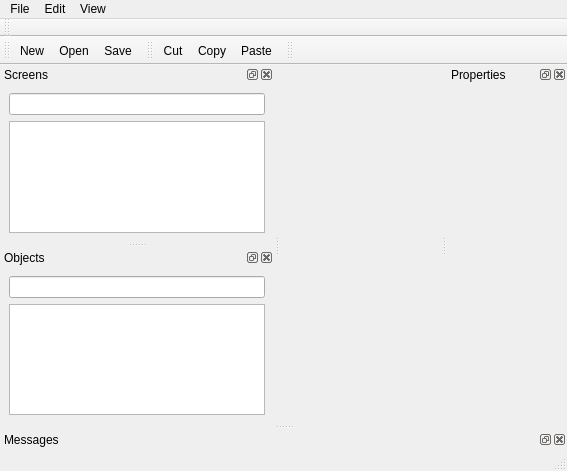
<?xml version="1.0" encoding="UTF-8"?>
<ui version="4.0">
 <class>yggdrasil_editor</class>
 <widget class="QMainWindow" name="yggdrasil_editor">
  <property name="geometry">
   <rect>
    <x>0</x>
    <y>0</y>
    <width>567</width>
    <height>471</height>
   </rect>
  </property>
  <property name="windowTitle">
   <string>Yggdrasil Editor</string>
  </property>
  <property name="iconSize">
   <size>
    <width>16</width>
    <height>16</height>
   </size>
  </property>
  <property name="dockNestingEnabled">
   <bool>true</bool>
  </property>
  <widget class="QWidget" name="centralwidget"/>
  <widget class="QMenuBar" name="menubar">
   <property name="geometry">
    <rect>
     <x>0</x>
     <y>0</y>
     <width>567</width>
     <height>22</height>
    </rect>
   </property>
   <widget class="QMenu" name="menuFile">
    <property name="title">
     <string>File</string>
    </property>
    <addaction name="fileNew"/>
    <addaction name="fileOpen"/>
    <addaction name="fileSave"/>
    <addaction name="fileSaveAs"/>
    <addaction name="separator"/>
    <addaction name="fileExit"/>
   </widget>
   <widget class="QMenu" name="menuEdit">
    <property name="title">
     <string>Edit</string>
    </property>
    <addaction name="editCut"/>
    <addaction name="editCopy"/>
    <addaction name="editPaste"/>
   </widget>
   <widget class="QMenu" name="menuView">
    <property name="title">
     <string>View</string>
    </property>
    <widget class="QMenu" name="menuDocks">
     <property name="title">
      <string>Dock Windows</string>
     </property>
    </widget>
    <widget class="QMenu" name="menuToolbars">
     <property name="title">
      <string>Toolbars</string>
     </property>
    </widget>
    <addaction name="menuDocks"/>
    <addaction name="menuToolbars"/>
   </widget>
   <addaction name="menuFile"/>
   <addaction name="menuEdit"/>
   <addaction name="menuView"/>
  </widget>
  <widget class="QStatusBar" name="statusbar"/>
  <widget class="QToolBar" name="menuToolBar">
   <property name="windowTitle">
    <string>Menu</string>
   </property>
   <attribute name="toolBarArea">
    <enum>TopToolBarArea</enum>
   </attribute>
   <attribute name="toolBarBreak">
    <bool>false</bool>
   </attribute>
  </widget>
  <widget class="QToolBar" name="fileToolBar">
   <property name="windowTitle">
    <string>File</string>
   </property>
   <property name="orientation">
    <enum>Qt::Horizontal</enum>
   </property>
   <attribute name="toolBarArea">
    <enum>TopToolBarArea</enum>
   </attribute>
   <attribute name="toolBarBreak">
    <bool>true</bool>
   </attribute>
   <addaction name="fileNew"/>
   <addaction name="fileOpen"/>
   <addaction name="fileSave"/>
  </widget>
  <widget class="QToolBar" name="editToolBar">
   <property name="windowTitle">
    <string>Edit</string>
   </property>
   <property name="orientation">
    <enum>Qt::Horizontal</enum>
   </property>
   <attribute name="toolBarArea">
    <enum>TopToolBarArea</enum>
   </attribute>
   <attribute name="toolBarBreak">
    <bool>false</bool>
   </attribute>
   <addaction name="editCut"/>
   <addaction name="editCopy"/>
   <addaction name="editPaste"/>
  </widget>
  <widget class="QDockWidget" name="dockScreen">
   <property name="minimumSize">
    <size>
     <width>120</width>
     <height>148</height>
    </size>
   </property>
   <property name="floating">
    <bool>false</bool>
   </property>
   <property name="windowTitle">
    <string>Screens</string>
   </property>
   <attribute name="dockWidgetArea">
    <number>1</number>
   </attribute>
   <widget class="QWidget" name="dockScreenContents">
    <layout class="QVBoxLayout">
     <property name="spacing">
      <number>6</number>
     </property>
     <property name="margin">
      <number>9</number>
     </property>
     <item>
      <widget class="editor::custom::FilterWidget" name="screenTreeFilter"/>
     </item>
     <item>
      <widget class="editor::ScreenTree" name="screenTree"/>
     </item>
    </layout>
   </widget>
  </widget>
  <widget class="QDockWidget" name="dockObject">
   <property name="minimumSize">
    <size>
     <width>120</width>
     <height>148</height>
    </size>
   </property>
   <property name="floating">
    <bool>false</bool>
   </property>
   <property name="windowTitle">
    <string>Objects</string>
   </property>
   <attribute name="dockWidgetArea">
    <number>1</number>
   </attribute>
   <widget class="QWidget" name="dockObjectContents">
    <layout class="QVBoxLayout" name="verticalLayout">
     <item>
      <widget class="editor::custom::FilterWidget" name="objectTreeFilter"/>
     </item>
     <item>
      <widget class="editor::ObjectTree" name="objectTree"/>
     </item>
    </layout>
   </widget>
  </widget>
  <widget class="QDockWidget" name="dockProperties">
   <property name="minimumSize">
    <size>
     <width>120</width>
     <height>120</height>
    </size>
   </property>
   <property name="floating">
    <bool>false</bool>
   </property>
   <property name="windowTitle">
    <string>Properties</string>
   </property>
   <attribute name="dockWidgetArea">
    <number>2</number>
   </attribute>
   <widget class="QWidget" name="dockPropertiesContents">
    <layout class="QVBoxLayout" name="verticalLayout_2">
     <item>
      <widget class="editor::property::PropertyWidget" name="propertyWidget"/>
     </item>
    </layout>
   </widget>
  </widget>
  <widget class="QToolBar" name="typeToolBar">
   <property name="windowTitle">
    <string>View type</string>
   </property>
   <property name="orientation">
    <enum>Qt::Horizontal</enum>
   </property>
   <attribute name="toolBarArea">
    <enum>TopToolBarArea</enum>
   </attribute>
   <attribute name="toolBarBreak">
    <bool>false</bool>
   </attribute>
  </widget>
  <widget class="QDockWidget" name="dockLog">
   <property name="windowTitle">
    <string>Messages</string>
   </property>
   <attribute name="dockWidgetArea">
    <number>8</number>
   </attribute>
   <widget class="QWidget" name="dockWidgetContents"/>
  </widget>
  <action name="fileNew">
   <property name="icon">
    <iconset resource="resources/application.qrc">
     <normaloff>:/filenew.xpm</normaloff>:/filenew.xpm</iconset>
   </property>
   <property name="text">
    <string>&amp;New</string>
   </property>
  </action>
  <action name="fileOpen">
   <property name="icon">
    <iconset resource="resources/application.qrc">
     <normaloff>:/fileopen.xpm</normaloff>:/fileopen.xpm</iconset>
   </property>
   <property name="text">
    <string>&amp;Open</string>
   </property>
  </action>
  <action name="fileSave">
   <property name="icon">
    <iconset resource="resources/application.qrc">
     <normaloff>:/filesave.xpm</normaloff>:/filesave.xpm</iconset>
   </property>
   <property name="text">
    <string>&amp;Save</string>
   </property>
  </action>
  <action name="fileSaveAs">
   <property name="text">
    <string>Save &amp;as...</string>
   </property>
  </action>
  <action name="editCut">
   <property name="icon">
    <iconset resource="resources/application.qrc">
     <normaloff>:/editcut.xpm</normaloff>:/editcut.xpm</iconset>
   </property>
   <property name="text">
    <string>Cu&amp;t</string>
   </property>
  </action>
  <action name="editCopy">
   <property name="icon">
    <iconset resource="resources/application.qrc">
     <normaloff>:/editcopy.xpm</normaloff>:/editcopy.xpm</iconset>
   </property>
   <property name="text">
    <string>&amp;Copy</string>
   </property>
  </action>
  <action name="editPaste">
   <property name="icon">
    <iconset resource="resources/application.qrc">
     <normaloff>:/editpaste.xpm</normaloff>:/editpaste.xpm</iconset>
   </property>
   <property name="text">
    <string>&amp;Paste</string>
   </property>
  </action>
  <action name="fileExit">
   <property name="text">
    <string>E&amp;xit</string>
   </property>
  </action>
  <action name="lockToolBars">
   <property name="checkable">
    <bool>true</bool>
   </property>
   <property name="text">
    <string>Lock toolbars</string>
   </property>
   <property name="toolTip">
    <string>Lock the toolbars</string>
   </property>
  </action>
 </widget>
 <customwidgets>
  <customwidget>
   <class>editor::custom::FilterWidget</class>
   <extends>QLineEdit</extends>
   <header>editor/filterwidget.h</header>
  </customwidget>
  <customwidget>
   <class>editor::ScreenTree</class>
   <extends>QTreeView</extends>
   <header>editor/screentree.h</header>
  </customwidget>
  <customwidget>
   <class>editor::ObjectTree</class>
   <extends>QTreeView</extends>
   <header>editor/objecttree.h</header>
  </customwidget>
  <customwidget>
   <class>editor::property::PropertyWidget</class>
   <extends>QStackedWidget</extends>
   <header>editor/property/propertywidget.h</header>
   <container>1</container>
  </customwidget>
 </customwidgets>
 <resources>
  <include location="resources/application.qrc"/>
 </resources>
 <connections>
  <connection>
   <sender>fileExit</sender>
   <signal>triggered()</signal>
   <receiver>yggdrasil_editor</receiver>
   <slot>close()</slot>
   <hints>
    <hint type="sourcelabel">
     <x>-1</x>
     <y>-1</y>
    </hint>
    <hint type="destinationlabel">
     <x>230</x>
     <y>235</y>
    </hint>
   </hints>
  </connection>
 </connections>
</ui>
